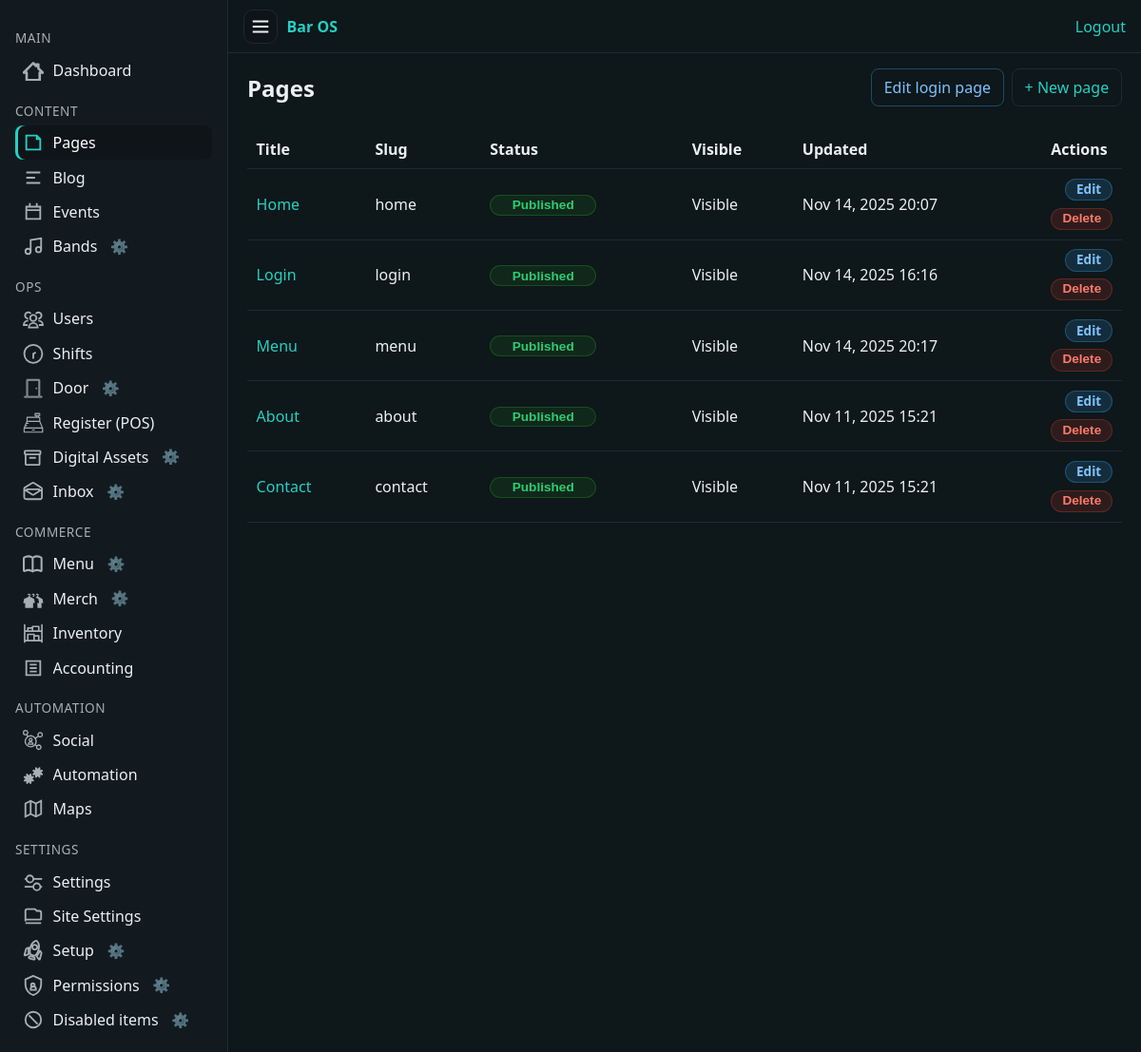
The page /cms/pages/ (signed in) on the database its author committed.
### app/pages/models.py (models this page shows, shortened)
class Page(models.Model):
    class Status(models.TextChoices):
        DRAFT = "draft", "Draft"
        REVIEW = "review", "Needs review"
        PUBLISHED = "published", "Published"
    title = models.CharField(max_length=200)
    slug = models.SlugField(max_length=200, unique=True)
    summary = models.TextField(blank=True)
    body = CKEditor5Field("Body", blank=True, config_name="default")
    blocks = models.JSONField(
        default=list,
        blank=True,
        help_text="Structured block data used by the visual page builder.",
    )
    status = models.CharField(max_length=15, choices=Status.choices, default=Status.DRAFT)
    is_visible = models.BooleanField(
        default=True,
        help_text="If disabled the page stays in drafts and is hidden from navigation.",
    )
    navigation_order = models.PositiveIntegerField(default=0)
    show_navigation_bar = models.BooleanField(
        default=True,
        help_text="Display the navigation bar on this page.",
    )
    custom_nav_items = models.JSONField(
        default=list,
        blank=True,
        help_text="Ordered list of page slugs to display when this page renders (leave empty to hide the navigation bar).",
    )
    hero_image = models.ImageField(upload_to="pages/heroes/", blank=True, null=True)
    published_at = models.DateTimeField(blank=True, null=True)
    created_at = models.DateTimeField(auto_now_add=True)
    updated_at = models.DateTimeField(auto_now=True)
    created_by = models.ForeignKey(
        settings.AUTH_USER_MODEL,
        related_name="pages_created",
        on_delete=models.SET_NULL,
        blank=True,
        null=True,
    )
    updated_by = models.ForeignKey(
        settings.AUTH_USER_MODEL,
        related_name="pages_updated",
        on_delete=models.SET_NULL,
        blank=True,
        null=True,
    )
    objects = PageQuerySet.as_manager()
    class Meta:
        ordering = ("navigation_order", "title")
    def get_absolute_url(self):
        from django.urls import reverse
        return reverse("public:page-detail", kwargs={"slug": self.slug})
    render_body_only = models.BooleanField(
        default=False,
        help_text="If enabled, ignore the block builder and render the raw HTML body only.",
    )

### app/pages/views.py (the view)
# urls.py: path("", index, name="accounting_index"),
@login_required
def index(request):
    pages = (
        Page.objects.all()
        .select_related("created_by", "updated_by")
        .order_by("navigation_order", "title")
    )
    return render(
        request,
        "pages/index.html",
        {
            "pages": pages,
        },
    )

### app/templates/pages/index.html (shortened to what this page needs)
{% extends "cms/base_cms.html" %}
{% load static %}
{% block extra_head %}
  <link rel="stylesheet" href="{% static 'pages/index.css' %}">
{% endblock %}
{% block content %}
  <div class="pages-header">
    <h1 style="margin:0;">Pages</h1>
    <div class="pages-actions">
      <a class="btn btn-sm btn-outline-secondary" href="{% url 'pages_login_edit' %}">Edit login page</a>
      <a class="btn btn-primary" href="{% url 'pages_create' %}">+ New page</a>
    </div>
  </div>
  {% if pages %}
    <div class="table-wrapper pages-table-wrapper">
      <table class="tbl">
        <thead>
          <tr>
            <th>Title</th>
            <th>Slug</th>
            <th>Status</th>
            <th>Visible</th>
            <th>Updated</th>
            <th style="width:1%;">Actions</th>
          </tr>
        </thead>
        <tbody>
          {% for page in pages %}
            <tr>
              <td><a href="{% url 'pages_edit' slug=page.slug %}">{{ page.title }}</a></td>
              <td>{{ page.slug }}</td>
              <td>
                <form method="post" action="{% url 'pages_toggle_status' slug=page.slug %}" class="status-toggle-form" onsubmit="return confirm('Toggle publish state for this page?');">
                  {% if page.status == 'published' %}
                    <button type="submit" class="status-pill is-published">
                      <span class="label-current">Published</span>
                    </button>
                  {% else %}
                    <button type="submit" class="status-pill is-draft">
                      <span class="label-current">Draft</span>
                      <span class="label-hover">Published</span>
                    </button>
                  {% endif %}
                </form>
              </td>
              <td>
                {% if page.is_visible %}
                  <span class="badge badge-success">Visible</span>
                {% else %}
                  <span class="badge badge-warning">Hidden</span>
                {% endif %}
              </td>
              <td>{{ page.updated_at|date:"M d, Y H:i" }}</td>
              <td>
                <div class="page-row-actions">
                  <a class="btn btn-xs row-action-btn btn-edit" href="{% url 'pages_edit' slug=page.slug %}">Edit</a>
                  <form method="post" action="{% url 'pages_delete' slug=page.slug %}" onsubmit="return confirm('Delete this page?');">
                    <button type="submit" class="btn btn-xs row-action-btn btn-delete">Delete</button>
                  </form>
                </div>
              </td>
            </tr>
          {% endfor %}
        </tbody>
      </table>
    </div>
  {% else %}
    <div class="empty" style="margin-top:2rem;">
      <p>No pages yet. Start by creating one.</p>
    </div>
  {% endif %}
{% endblock %}

### app/templates/cms/nav.html (shortened to what this page needs)
<nav>
  <div class="section">Main</div>
  <a href="/cms/dashboard/">
    <span class="icon">
    </span>
    <span class="label">Dashboard</span>
  </a>
  <div class="section">Content</div>
  <a href="/cms/pages/">
    <span class="icon">
      <svg viewBox="0 0 24 24" fill="none" stroke="currentColor" stroke-width="2">
        <path d="M4 4h12l4 4v12H4z" />
        <path d="M16 4v4h4" />
      </svg>
    </span>
    <span class="label">Pages</span>
  </a>
  <a href="/cms/blog/">
    <span class="icon">
      <svg viewBox="0 0 24 24" fill="none" stroke="currentColor" stroke-width="2">
        <path d="M4 6h16M4 12h10M4 18h16" />
      </svg>
    </span>
    <span class="label">Blog</span>
  </a>
  <a href="/cms/events/">
    <span class="icon">
      <svg viewBox="0 0 24 24" fill="none" stroke="currentColor" stroke-width="2">
        <path d="M8 2v4M16 2v4M3 10h18M4 6h16v14H4z" />
      </svg>
    </span>
    <span class="label">Events</span>
  </a>
{% load setup_tags %}
<li class="nav-item nav-inline">
  {% if request.user|allow_for:"cms.nav.bands" %}
    <a href="{% url 'bands:index' %}">
      <span class="icon">
        <svg viewBox="0 0 24 24" fill="none" stroke="currentColor" stroke-width="2">
          <path d="M9 18V5l12-2v13" />
          <circle cx="6" cy="18" r="3" />
          <circle cx="18" cy="16" r="3" />
        </svg>
      </span>
      <span class="label">Bands</span>
    </a>
    {% visibility_cog_inline "cms.nav.bands" "Bands nav link" %}
  {% endif %}
</li>
  <div class="section">Ops</div>
  <a href="/cms/users/">
    <span class="icon">
    </span>
    <span class="label">Users</span>
  </a>
  <a href="/cms/shifts/">
    <span class="icon">
      <svg viewBox="0 0 24 24" fill="none" stroke="currentColor" stroke-width="2">
        <path class="st0" d="M12,18.1v-5.7l2.9-1.7 M22.3,12.4c0,5.7-4.6,10.3-10.3,10.3c-5.7,0-10.3-4.6-10.3-10.3C1.6,6.6,6.3,2,12,2
          C17.7,2,22.3,6.6,22.3,12.4z"/>
      </svg>
    </span>
    <span class="label">Shifts</span>
  </a>
  <li class="nav-item nav-inline">
    {% if request.user|allow_for:"cms.nav.door" %}
      <a href="/cms/door/">
        <span class="icon">
        </span>
        <span class="label">Door</span>
      </a>
      {% visibility_cog_inline "cms.nav.door" "Door nav link" %}
    {% endif %}
  </li>
  <a href="/cms/pos/">
    <span class="icon">
    </span>
    <span class="label">Register (POS)</span>
  </a>
  {% load setup_tags %}
  {% url 'assets:index' as assets_url %}
  <li class="nav-item nav-inline">
    {% if request.user|allow_for:"cms.nav.assets" %}
      <a href="{{ assets_url|default:'/cms/assets/' }}"
        class="{% if request.path|slice:':11' == '/cms/assets' %}active{% endif %}"
        title="Digital Assets"
        {% if request.path|slice:':11' == '/cms/assets' %}aria-current="page"{% endif %}>
        <span class="icon">
        </span>
        <span class="label">Digital Assets</span>
      </a>
      {% visibility_cog_inline "cms.nav.assets" "Digital Assets nav link" %}
    {% endif %}
  </li>
{% load setup_tags %}
{% url 'comms:inbox' as comms_url %}
{% load setup_tags %}
{% url 'comms:inbox' as comms_url %}
<li class="nav-item nav-inline">
  {% if request.user|allow_for:"cms.nav.comms" %}
    <a href="{{ comms_url|default:'/cms/inbox/' }}"
       class="nav-link-inbox {% if request.path|slice:':10' == '/cms/inbox' %}active{% endif %}"
       title="Inbox"
       {% if request.path|slice:':10' == '/cms/inbox' %}aria-current="page"{% endif %}>
      <span class="icon">
      </span>
      <span class="label">Inbox</span>
    </a>
    {% visibility_cog_inline "cms.nav.comms" "Inbox nav link" %}
  {% endif %}
</li>
  {% load setup_tags %}
  <div class="section">Commerce</div>
  <li class="nav-item nav-inline">
    {% if request.user|allow_for:"cms.nav.menu" %}
      <a href="{% url 'menu:manage' %}">
        <span class="icon">
        </span>
        <span class="label">Menu</span>
      </a>
      {% visibility_cog_inline "cms.nav.menu" "Menu nav link" %}
    {% endif %}
  </li>
  <li class="nav-item nav-inline">
    {% if request.user|allow_for:"cms.nav.merch" %}
      <a href="/cms/merch/">
        <span class="icon">
        </span>
        <span class="label">Merch</span>
      </a>
      {% visibility_cog_inline "cms.nav.merch" "Merch nav link" %}
    {% endif %}
  </li>
  <a href="/cms/inventory/">
    <span class="icon">
    </span>
    <span class="label">Inventory</span>
  </a>
  <a href="/cms/accounting/">
    <span class="icon">
      <svg viewBox="0 0 24 24" fill="none" stroke="currentColor" stroke-width="2">
        <path d="M4 4h16v16H4z" />
        <path d="M8 8h8M8 12h8M8 16h8" />
      </svg>
    </span>
    <span class="label">Accounting</span>
  </a>
  <div class="section">Automation</div>
  <a href="/cms/social/">
    <span class="icon">
    </span>
    <span class="label">Social</span>
  </a>
  <a href="/cms/automation/">
    <span class="icon">
    </span>
    <span class="label">Automation</span>
  </a>
  <a href="/cms/maps/">
    <span class="icon">
      <svg viewBox="0 0 24 24" fill="none" stroke="currentColor" stroke-width="2">
        <path d="M9 18l-6 3V6l6-3 6 3 6-3v15l-6 3z" />
        <path d="M9 3v15M15 6v15" />
      </svg>
    </span>
    <span class="label">Maps</span>
  </a>
  <div class="section">Settings</div>
  <a href="/cms/settings/">
    <span class="icon">
    </span>
    <span class="label">Settings</span>
  </a>
  <a href="/cms/settings/site/">
    <span class="icon">
      <svg viewBox="0 0 24 24" fill="none" stroke="currentColor" stroke-width="2">
        <path d="M21 16V8a2 2 0 0 0-2-2h-3l-2-2H5a2 2 0 0 0-2 2v12" />
        <path d="M3 16h18M3 20h18" />
      </svg>
    </span>
    <span class="label">Site Settings</span>
  </a>
{% load setup_tags %}
<li class="nav-item nav-inline">
  {% if request.user|allow_for:"cms.nav.setup" %}
    <a href="/cms/settings/setup/">
    <span class="icon">
    </span>
      <span class="label">Setup</span>
    </a>
    {% visibility_cog_inline "cms.nav.setup" "Setup nav link" %}
  {% endif %}
</li>
<li class="nav-item nav-inline">
  {% if request.user|allow_for:"cms.nav.permissions" %}
    <a href="{% url 'setup:visibility_list' %}">
      <span class="icon">
        <svg viewBox="0 0 24 24" fill="none" stroke="currentColor" stroke-width="2">
          <path d="M12 1L3 5v6c0 5.55 3.84 10.74 9 12 5.16-1.26 9-6.45 9-12V5l-9-4z" />
          <path d="M9.5 11.5c0-1.1.9-2 2-2s2 .9 2 2-.9 2-2 2-2-.9-2-2z" />
          <path d="M12 13c1.66 0 3 1.34 3 3v1H9v-1c0-1.66 1.34-3 3-3z" />
        </svg>
      </span>
      <span class="label">Permissions</span>
    </a>
    {% visibility_cog_inline "cms.nav.permissions" "Permissions nav link" %}
  {% endif %}
</li>
<li class="nav-item nav-inline">
  {% if request.user|allow_for:"cms.nav.disabled" %}
    <a href="{% url 'setup:visibility_disabled' %}">
      <span class="icon">
        <svg viewBox="0 0 24 24" fill="none" stroke="currentColor" stroke-width="2">
          <circle cx="12" cy="12" r="9" />
          <path d="M7 7l10 10" />
        </svg>
      </span>
      <span class="label">Disabled items</span>
    </a>
    {% visibility_cog_inline "cms.nav.disabled" "Disabled items nav link" %}
  {% endif %}
</li>

### rows shown on the page
Page: title "Home", slug "home", status "Published", is_visible "Visible", updated_at "Nov 14, 2025 20:07"
Page: title "Login", slug "login", status "Published", is_visible "Visible", updated_at "Nov 14, 2025 16:16"
Page: title "Menu", slug "menu", status "Published", is_visible "Visible", updated_at "Nov 14, 2025 20:17"
Page: title "About", slug "about", status "Published", is_visible "Visible", updated_at "Nov 11, 2025 15:21"
Page: title "Contact", slug "contact", status "Published", is_visible "Visible", updated_at "Nov 11, 2025 15:21"
